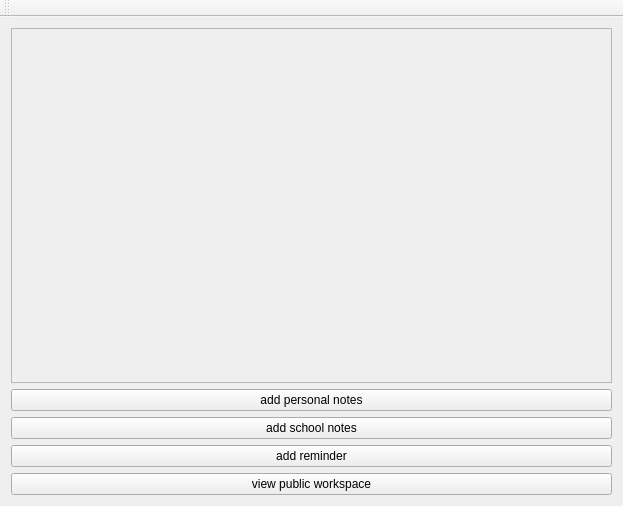
<?xml version="1.0" encoding="UTF-8"?>
<ui version="4.0">
 <class>dashboard</class>
 <widget class="QMainWindow" name="dashboard">
  <property name="geometry">
   <rect>
    <x>0</x>
    <y>0</y>
    <width>623</width>
    <height>506</height>
   </rect>
  </property>
  <property name="windowTitle">
   <string>dashboard</string>
  </property>
  <widget class="QWidget" name="centralWidget">
   <layout class="QGridLayout" name="gridLayout">
    <item row="2" column="0">
     <widget class="QPushButton" name="sclNoteAdd">
      <property name="text">
       <string>add school notes</string>
      </property>
     </widget>
    </item>
    <item row="4" column="0">
     <widget class="QPushButton" name="ws_button">
      <property name="text">
       <string>view public workspace</string>
      </property>
     </widget>
    </item>
    <item row="3" column="0">
     <widget class="QPushButton" name="reminderAdd">
      <property name="text">
       <string>add reminder</string>
      </property>
     </widget>
    </item>
    <item row="1" column="0">
     <widget class="QPushButton" name="noteAdd">
      <property name="text">
       <string>add personal notes</string>
      </property>
     </widget>
    </item>
    <item row="0" column="0">
     <widget class="QScrollArea" name="scrollArea">
      <property name="widgetResizable">
       <bool>true</bool>
      </property>
      <widget class="QWidget" name="scrollAreaWidgetContents">
       <property name="geometry">
        <rect>
         <x>0</x>
         <y>0</y>
         <width>599</width>
         <height>319</height>
        </rect>
       </property>
       <layout class="QVBoxLayout" name="verticalLayout_2">
        <item>
         <layout class="QVBoxLayout" name="ver"/>
        </item>
       </layout>
      </widget>
     </widget>
    </item>
   </layout>
  </widget>
  <widget class="QToolBar" name="mainToolBar">
   <attribute name="toolBarArea">
    <enum>TopToolBarArea</enum>
   </attribute>
   <attribute name="toolBarBreak">
    <bool>false</bool>
   </attribute>
  </widget>
 </widget>
 <layoutdefault spacing="6" margin="11"/>
 <resources/>
 <connections/>
</ui>
